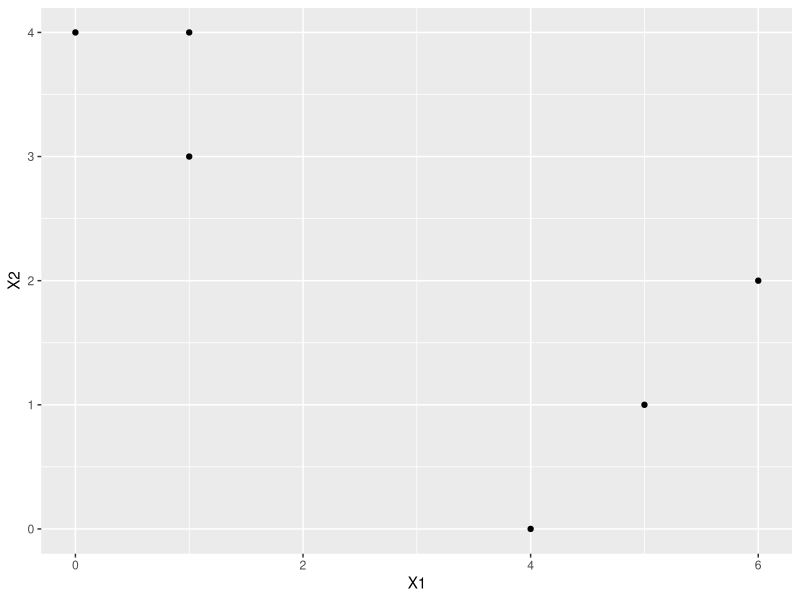

Write the R code that produced this figure.
## ---- chunk 1
library(tidyverse)
## ---- chunk 2
obs <- data.frame(
  X1 = c(1, 1, 0, 5, 6, 4),
  X2 = c(4, 3, 4, 1, 2, 0)
)

obs %>%
  ggplot(aes(x = X1, y = X2)) +
  geom_point()

## ---- chunk 3
# set random number seed for replicable results
set.seed(2017)

# assign the labels
obs$cluster <- sample(rep(c(1, 2), each = 3), 6, replace = FALSE)

# print the labels
obs
## ---- chunk 4
centroids <-
  obs %>%
  dplyr::group_by(cluster) %>%
  dplyr::summarise(centroid_X1 = round(mean(X1), 2), centroid_X2 = round(mean(X2), 2)) %>%
  as.data.frame()

centroids
  
## ---- chunk 5

# create distance from cluster1 centroid
obs$dist_from_cluster1_centroid <- round(
  sqrt((obs$X1 - centroids$centroid_X1[centroids$cluster == 1])^2 + 
       (obs$X2 - centroids$centroid_X2[centroids$cluster == 1])^2), 4)

# create distance from cluster2 centroid
obs$dist_from_cluster2_centroid <- round(
  sqrt((obs$X1 - centroids$centroid_X1[centroids$cluster == 2])^2 + 
       (obs$X2 - centroids$centroid_X2[centroids$cluster == 2])^2), 4)

obs$new_cluster <-
  ifelse(obs$dist_from_cluster1_centroid <= obs$dist_from_cluster2_centroid, 1, 2)

